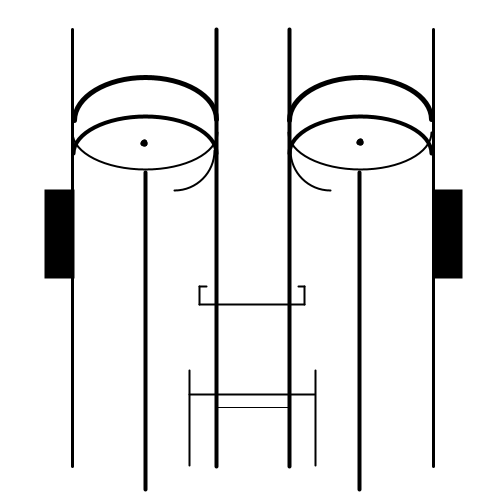
Frame 1 (no input)
Frame 60 (the mouse pressed at the canvas centre just before this capture): identical to frame 1, image omitted
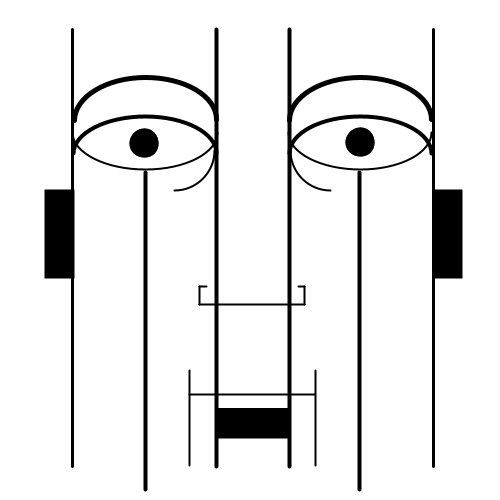
Frame 120 (the mouse held since frame 60 and released just before this capture)

The Processing sketch that drew these frames (run headless with seeded random() and noise(); from frame 60 on, the mouse is pressed at the canvas centre):

// Processing sketch: processing_52016
// ── processing_52016.pde

//Face Jerod Rivera


void setup()
{
  size(500,500);
  smooth();
}
void draw()
{
  background(35);
  
  //float mx = 50 + mouseX/50;
  
  float mx = map(mouseX, 0, width, 5,50);
  float zx = map(mouseX, 0, width, -1,62);

background(255);


strokeWeight(3);
line(72,29,72,466); //left cheek
line(433,29,433,466); //right cheek

strokeWeight(4);
line(216,29,216,466); //left bridge line
line(289,29,289,466); //right bridge line
line(145,172, 145,489); //left middle bridge line
line(359,172,359,489); //right middle bridge line

noStroke();
fill(0);
rect(216,408,72,zx); // mouth

stroke(0);
strokeWeight(2);
line(189,370,189,465); //left lip line
line(315,370,315,465); //right lip line
line(189,394,314,394); //top lip line
line(199,286, 206,286); // left nostril top
line(199,286,199,304); // left nostrol left
line(199,304,304,304); // nose line
line(304,304,304,286); // right nostril 
line(298,286, 304,286); // right nostril tip
fill(0);
rect(45,190,28,87); //left ear
rect(433,190,28,87); //right ear

//left eye
noFill();
arc(145,132, 145, 74, 0, PI); //left lower eye
ellipse(144,143, mx, mx); //left eyeball
fill(0);
ellipse(144,143,mx,mx); //left pupil
noFill();
strokeWeight(4);
arc(145,153,143,74,    radians(180), radians(360)); //top left eye line
strokeWeight(5);
arc(145,120,142,85,    radians(180), radians(360)); //left eyebrow

//right eye
strokeWeight(2);
arc(360,132, 143, 74, 0, PI); //right lower eye
ellipse(360,142, mx, mx); //right eyeball with float mx
fill(0);
ellipse(360,142, mx,mx); //right pupil with float mx
noFill(); 
strokeWeight(4);
arc(360,153,142,74,    radians(180), radians(360)); //top right eye line
strokeWeight(5);
arc(360,120,142,85,    radians(180), radians(360)); //right eyebrow

// art center eyes
strokeWeight(2);
arc(330,150,80,80,   radians(90), radians(180)); //right
arc(174,150,80,80,   radians(0), radians(90)); //left

}
